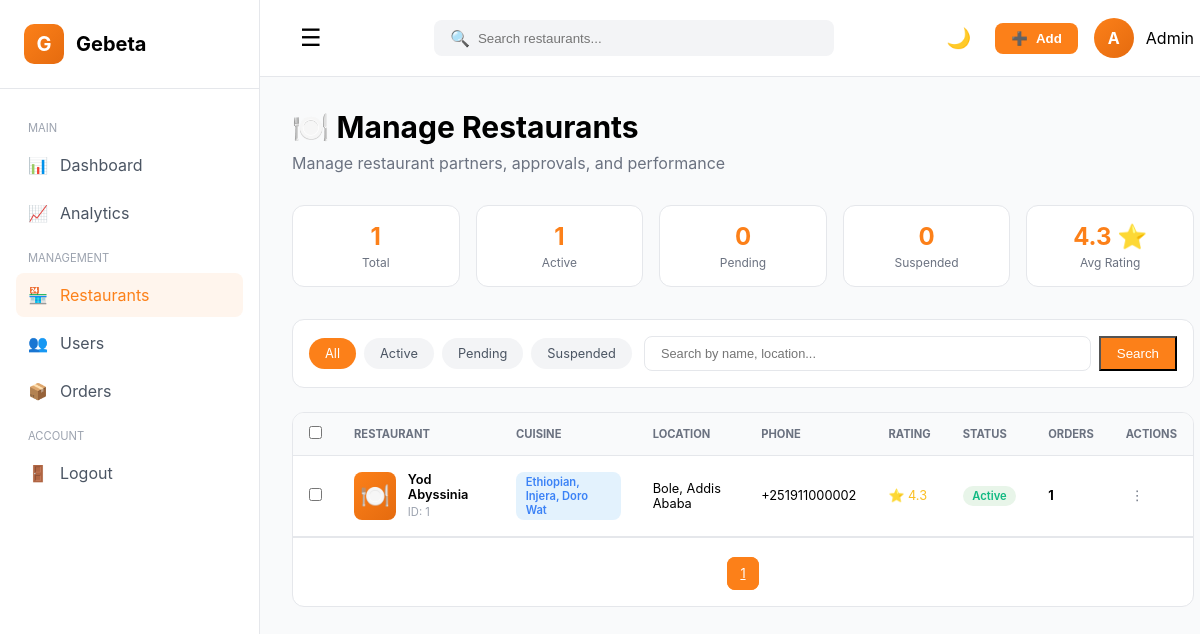
The page /admin/restaurants.php (signed in) on the database as committed earlier.
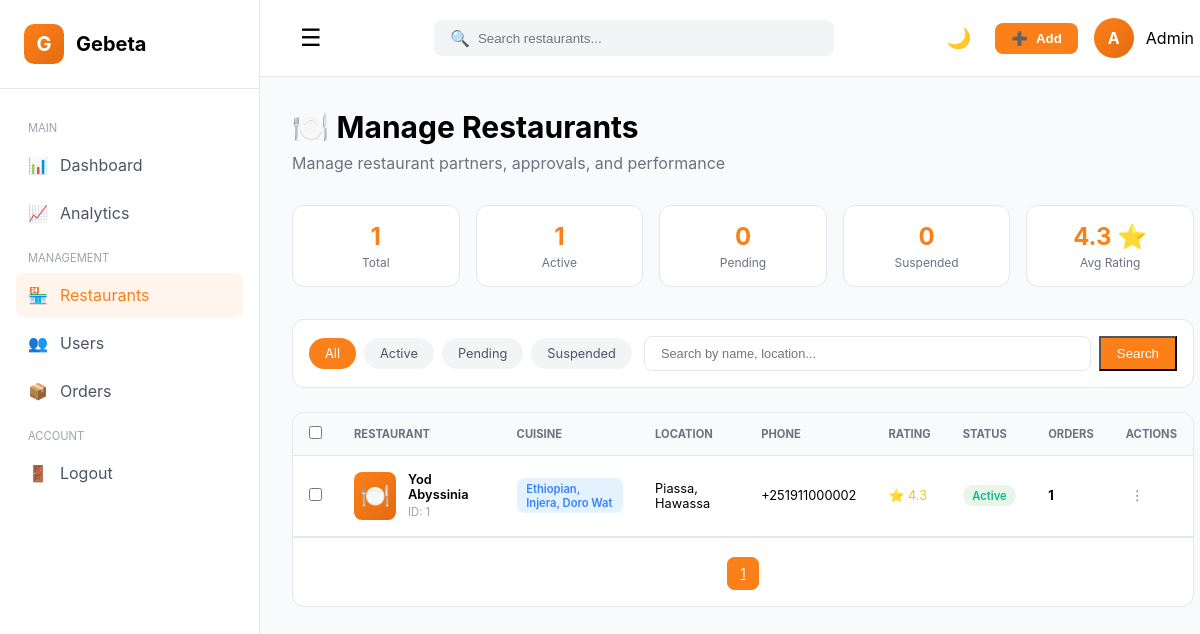
The same page on the database as committed later.
### tables this page shows
CREATE TABLE restaurants (
    id INT PRIMARY KEY AUTO_INCREMENT,
    user_id INT NOT NULL,
    name VARCHAR(150) NOT NULL,
    description TEXT,
    cuisine_type VARCHAR(200),
    location VARCHAR(200) NOT NULL,
    phone VARCHAR(20) NOT NULL,
    opening_time TIME,
    closing_time TIME,
    image VARCHAR(255),
    rating DECIMAL(2,1) DEFAULT 0.0,
    status ENUM('pending', 'active', 'suspended') DEFAULT 'pending',
    latitude DECIMAL(10,8) DEFAULT NULL,
    longitude DECIMAL(11,8) DEFAULT NULL,
    created_at TIMESTAMP DEFAULT CURRENT_TIMESTAMP,
    FOREIGN KEY (user_id) REFERENCES users(id) ON DELETE CASCADE,
    INDEX idx_location (latitude, longitude)
);

### admin/restaurants.php (the view, shortened to what the changed rows need)
<?php
require_once __DIR__ . '/../includes/db.php';
$page = isset($_GET['page']) ? (int)$_GET['page'] : 1;
$limit = 10;
$offset = ($page - 1) * $limit;
$query = 'SELECT r.*, COALESCE(COUNT(o.id), 0) as order_count FROM restaurants r LEFT JOIN orders o ON r.id = o.restaurant_id WHERE 1=1';
$query .= ' GROUP BY r.id ORDER BY r.created_at DESC LIMIT :limit OFFSET :offset';
$stmt = $pdo->prepare($query);
$stmt->bindValue(':limit', $limit, PDO::PARAM_INT);
$stmt->bindValue(':offset', $offset, PDO::PARAM_INT);
$stmt->execute();
$restaurants = $stmt->fetchAll(PDO::FETCH_ASSOC);
?>
<!DOCTYPE html>
<html lang="en">
<head>
</head>
<body id="adminThemeRoot">
    <div class="admin-container">
        <main class="main-content" id="mainContent">
            <div class="content-area">
                <h1 class="page-title">🍽️ Manage Restaurants</h1>
                <div class="data-table-container">
                    <?php if (empty($restaurants)): ?>
                        <div class="empty-state">No restaurants found</div>
                    <?php else: ?>
                        <table class="data-table">
                            <thead>
                                <tr>
                                    <th class="checkbox-cell"><input type="checkbox" id="selectAll" onchange="toggleSelectAll(this)"></th>
                                    <th>Restaurant</th>
                                    <th>Cuisine</th>
                                    <th>Location</th>
                                    <th>Phone</th>
                                    <th>Rating</th>
                                    <th>Status</th>
                                    <th>Orders</th>
                                    <th>Actions</th>
                                </tr>
                            </thead>
                            <tbody>
                                <?php foreach ($restaurants as $restaurant): ?>
                                <tr id="restaurant-row-<?= $restaurant['id'] ?>">
                                    <td class="checkbox-cell"><input type="checkbox" class="row-checkbox" value="<?= $restaurant['id'] ?>" onchange="updateBulkActions()"></td>
                                    <td>
                                        <div class="restaurant-info">
                                            <div class="restaurant-avatar">🍽️</div>
                                            <div>
                                                <div class="restaurant-name"><?= htmlspecialchars($restaurant['name']) ?></div>
                                                <div class="restaurant-id">ID: <?= $restaurant['id'] ?></div>
                                            </div>
                                        </div>
                                    </td>
                                    <td><span class="cuisine-badge"><?= htmlspecialchars($restaurant['cuisine_type']) ?></span></td>
                                    <td><?= htmlspecialchars($restaurant['location']) ?></td>
                                    <td><?= htmlspecialchars($restaurant['phone'] ?? 'N/A') ?></td>
                                    <td>
                                        <div class="rating-cell">
                                            <span class="stars">⭐ <?= number_format($restaurant['rating'], 1) ?></span>
                                        </div>
                                    </td>
                                    <td><span class="status-badge <?= $restaurant['status'] ?>"><?= ucfirst($restaurant['status']) ?></span></td>
                                    <td><strong><?= $restaurant['order_count'] ?></strong></td>
                                    <td>
                                        <div class="action-menu">
                                            <button class="action-btn" onclick="toggleActionMenu(this)">⋮</button>
                                        </div>
                                    </td>
                                </tr>
                                <?php endforeach; ?>
                            </tbody>
                        </table>
                    <?php endif; ?>
                </div>
            </div>
        </main>
    </div>
</body>
</html>

Rows that differ between the two databases and show on the page:
changed restaurants "Yod Abyssinia": location "Bole, Addis Ababa" → "Piassa, Hawassa"
